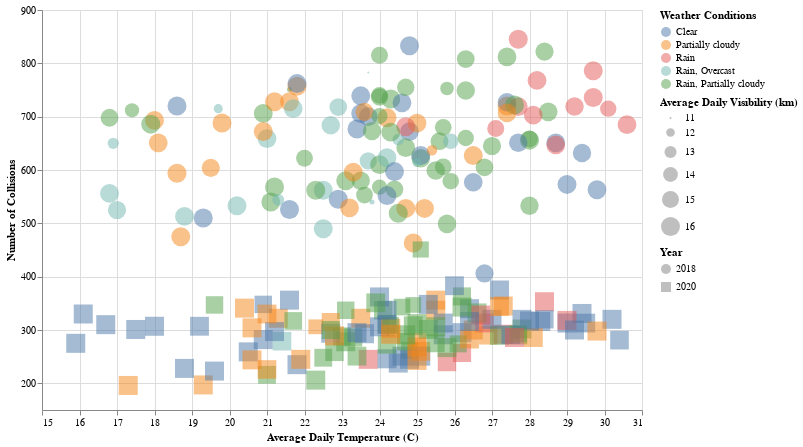

The cell this chart's notebook holds for it:
### Markdown cell above
With this visualization we still do not see significant correlation of weather coditions and accidents. We find two more problems: in a lot of the heatmaps there is too many white cells because we do not have any data for that combination of variables, and the other problem is that the heatmaps only lets compare two variables with the number of accidents at a time, which results in having to plot a lot of heatmaps to compare all the variables.

We do not see that we can obtain significant results with heatmaps so we will change the type of chart again. We will try to use a scatter plot to see if we can see any correlation between the variables and the number of collisions. Apart of the two axis, we will use the size, color and shape of the points to encode more variables. Since color and shape are better for categorical variables, we will encode the weather conditions and year in those respectively. Furthermore, we will encode the number of collisions in tye y-axis because is the main variable we want to compare with the others. However, on the x-axis and size of the points, we will try multiple combinations of variables to see if we can see any correlation.

### Code cell
alt.Chart(coll_weather).mark_point(opacity = 0.5, filled = True).encode(
    alt.X('temp:Q', title='Average Daily Temperature (C)', scale=alt.Scale(domain=[15, 31])),
    #alt.X('windspeed:Q', title='Avearge Daily Windspeed (km/h)', scale=alt.Scale(domain=[8, 45])),
    #alt.X('humidity:Q', title='Average Daily Humidity (%)', scale=alt.Scale(domain=[40, 95])),
    alt.Size('visibility:Q', title='Average Daily Visibility (km)', scale=alt.Scale(domain=[11, 16])),
    #alt.Size('precip:Q', title='Average Daily Precipitation (mm)', scale=alt.Scale(domain=[0, 50])),
    alt.Color('conditions', title='Weather Conditions'),
    alt.Y('collisions', title='Number of Collisions', scale=alt.Scale(domain=[150, 900])),
    alt.Shape('year:N', title='Year')
).properties(
    width=600,
    height=400
)

### Figure 1 — Vega-Lite specification as saved in the notebook (floating-point values rounded to 4 significant figures; data arrays with more than 128 entries replaced by an {"elided": "..."} marker saying what was removed)
{"config": {"view": {"continuousWidth": 300, "continuousHeight": 300}}, "data": {"name": "data-8b5876078716f2ebae27c2129db55dbc"}, "mark": {"type": "point", "filled": true, "opacity": 0.5}, "encoding": {"color": {"field": "conditions", "title": "Weather Conditions", "type": "nominal"}, "shape": {"field": "year", "title": "Year", "type": "nominal"}, "size": {"field": "visibility", "scale": {"domain": [11, 16]}, "title": "Average Daily Visibility (km)", "type": "quantitative"}, "x": {"field": "temp", "scale": {"domain": [15, 31]}, "title": "Average Daily Temperature (C)", "type": "quantitative"}, "y": {"field": "collisions", "scale": {"domain": [150, 900]}, "title": "Number of Collisions", "type": "quantitative"}}, "height": 400, "width": 600, "$schema": "https://vega.github.io/schema/vega-lite/v5.8.0.json", "datasets": {"data-8b5876078716f2ebae27c2129db55dbc": {"elided": "244 records"}}}
